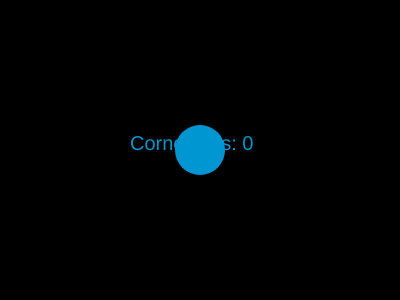
Frame 1 (no input)
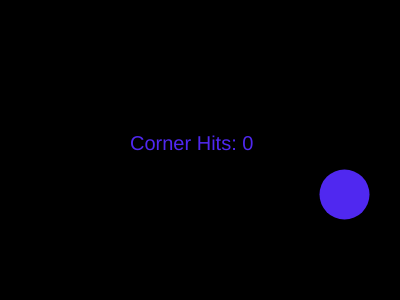
Frame 60 (no input)
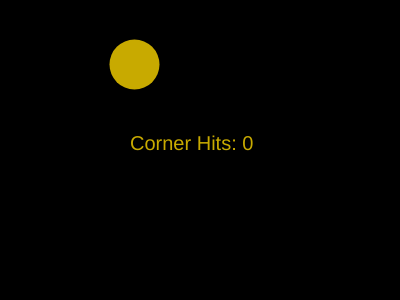
Frame 120 (the mouse pressed at the canvas centre since frame 60)

The p5.js sketch that drew these frames (run headless with seeded random() and noise() and a simulated clock; from frame 60 on, the mouse is pressed at the canvas centre):

// p5.js sketch
// ── sketch.js
// x and y
let x = 0;
let y = 0;
// x and y rate of change
let xspeed = 0.5;
let yspeed = 0.5;
// how many times the corner has been hit
let cornerhits = 0;
// list of color combos
let colors = [
  [0, 150, 210],
  [80, 40, 240],
  [190, 0, 170],
  [240, 60, 60],
  [200, 170, 0],
  [90, 240, 40],
  [10, 210, 150]
  ]

function setup() {
  createCanvas(400, 300);
  // starting color
  fill(0, 150, 210);
}

function draw() {
  background(0);
  noStroke();
  translate(width / 2, height / 2);
  
  // Displays number of times the corner has been hit. This is quite precise so some
  // things which look like corner hits actually aren't, even if they're only
  // one pixel off.
  textSize(20);
  text("Corner Hits: " + cornerhits, -70, 0)

  // Our bouncy ball 
  ellipse(x, y, 50);

  // The looper. I thought it would stop after all the color combos in the list had been
  // used but it's not for some reason. It also sometimes does the same color twice in a row.
  // I'm not sure why but it's not too big a deal from my point of view
  for (let i = 0; i < colors.length; i += 1){
    if (x > 175 | x < -175){
      xspeed = -xspeed;
      fill(colors[i], colors[i + 1], colors[i + 2]);
  }

    if (y > 125 | y < -125){
      yspeed = -yspeed;
      fill(colors[i], colors[i + 1], colors[i + 2]);
  }
    // This detects if the ball is in the corner. I tried making it less precise but then
    // the counter went up by three or more and I couldn't figure out how to make it not
    // do that.
    if ((x > 175 & y > 125) | (x > 175 & y < -125) | (x < -175 & y > 125) | (x < -175 & y < -125)){
    cornerhits += 1;

    }
  // The actual moving bit.
  x += xspeed;
  y += yspeed;
  }
  
}
